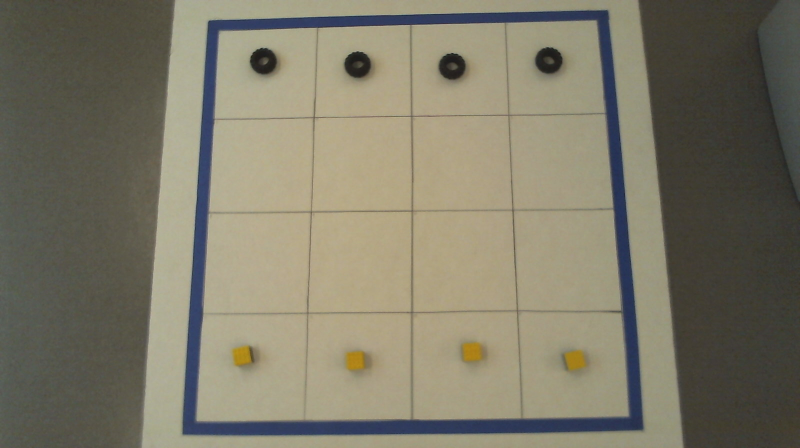
#> input picture Sprint #4 - Classification, Images, and Neural Networks/working with Robot Pics 2/images/Robot Pics 2/image_filename50.jpg, 1600 x 896 px (shown at 1/2 size); its folder holds only this picture in this run
$ jupyter execute --allow-errors '2024-12-02 - Step 1b - Confirm Squares.ipynb'   (shell and % lines are left out)
#> lines starting #> are read from the running program, lines starting #| are printed output that depends on the picture
### Sprint #4 - Classification, Images, and Neural Networks/working with Robot Pics 2/image_defs.py
#!/usr/bin/env python
# coding: utf-8

# In[1]:


def straighten_image(image,corners=None):
    import numpy as np
    import cv2


    if corners is None:
        corners=find_corners(image)

    top_left, top_right, bottom_right, bottom_left=corners
    # Define the width and height of the new "top-down" view
    width = int(max(
        np.linalg.norm(bottom_right - bottom_left),
        np.linalg.norm(top_right - top_left)
    ))
    height = int(max(
        np.linalg.norm(top_right - bottom_right),
        np.linalg.norm(top_left - bottom_left)
    ))

    # Define the destination points for the perspective transform
    destination_corners = np.array([
        [0, 0],
        [width - 1, 0],
        [width - 1, height - 1],
        [0, height - 1]
    ], dtype="float32")

    # Compute the perspective transform matrix
    matrix = cv2.getPerspectiveTransform(corners, destination_corners)


    # Apply the perspective transformation
    warped_image = cv2.warpPerspective(image, matrix, (width, height))

    return warped_image


# In[2]:


# [176 lines left out: functions get_board_squares_from_image, get_gray_and_threshold_image, find_corners, find_corners_old, not called in this run]

### Sprint #4 - Classification, Images, and Neural Networks/working with Robot Pics 2/2024-12-02 - Step 1b - Confirm Squares.ipynb
[cell 1]
from pylab import *
from glob import glob
from image_defs import *
import os
from Game import Board

[cell 2]
board_picture_folder='images/Robot Pics 2/'
square_images_folder='images/Robot Pics 2 squares'
image_to_use_for_corners="images/Robot Pics 2/image_filename50.jpg"

from corners import *

[cell 3]
filename=image_to_use_for_corners

[cell 4]
image=imread(filename)
#> image is the input picture: shape (896, 1600, 3); mean R, G, B 126.2, 121.8, 104
im3=straighten_image(image,corners)
#> in straighten_image, `warped_image = cv2.warpPerspective(image, matrix, (width, height))`:
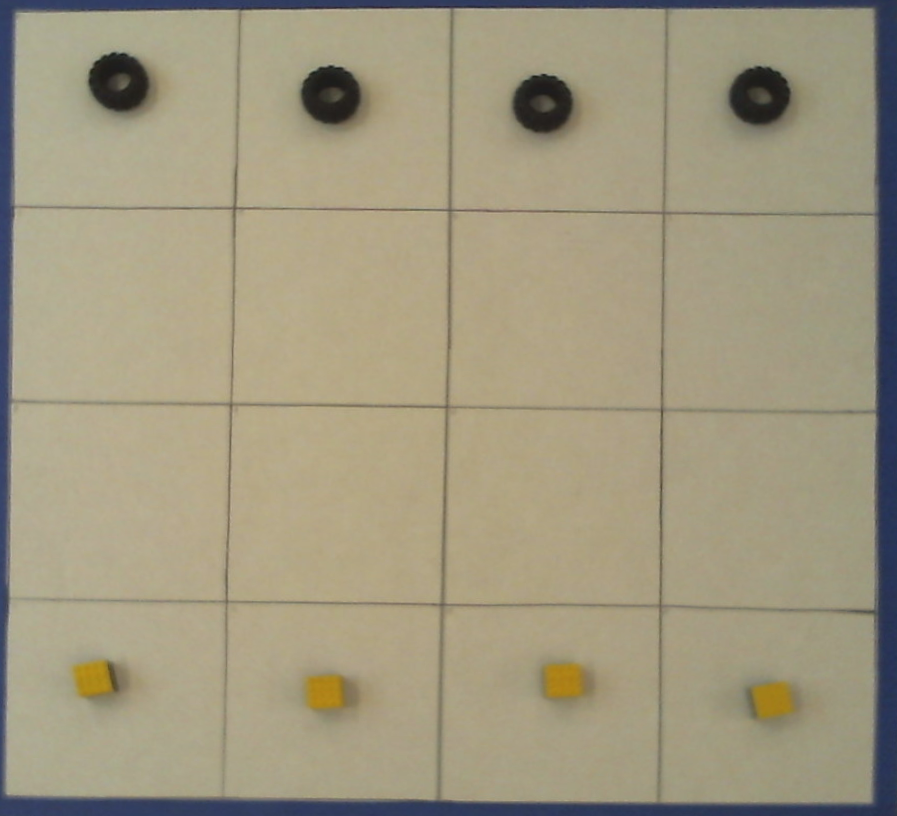
#> warped_image: shape (816, 897, 3); mean R, G, B 160.3, 152.3, 127.6

subplot(2,1,1)
imshow(image)

subplot(2,1,2)
imshow(im3)
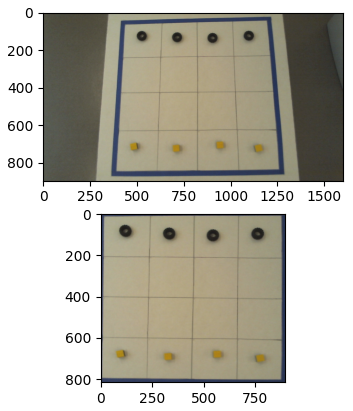
#> figure drawn by matplotlib, 2 panels

#> (a cell that did not finish here is left out)

#> (a cell that did not finish here is left out)
